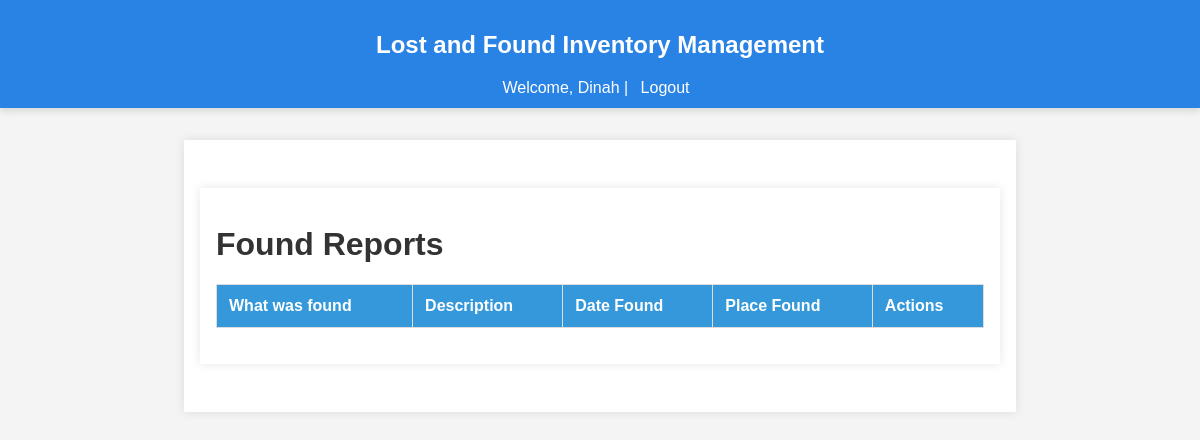
/report/list_found_reports (signed in), run on an earlier commit of the app's database.
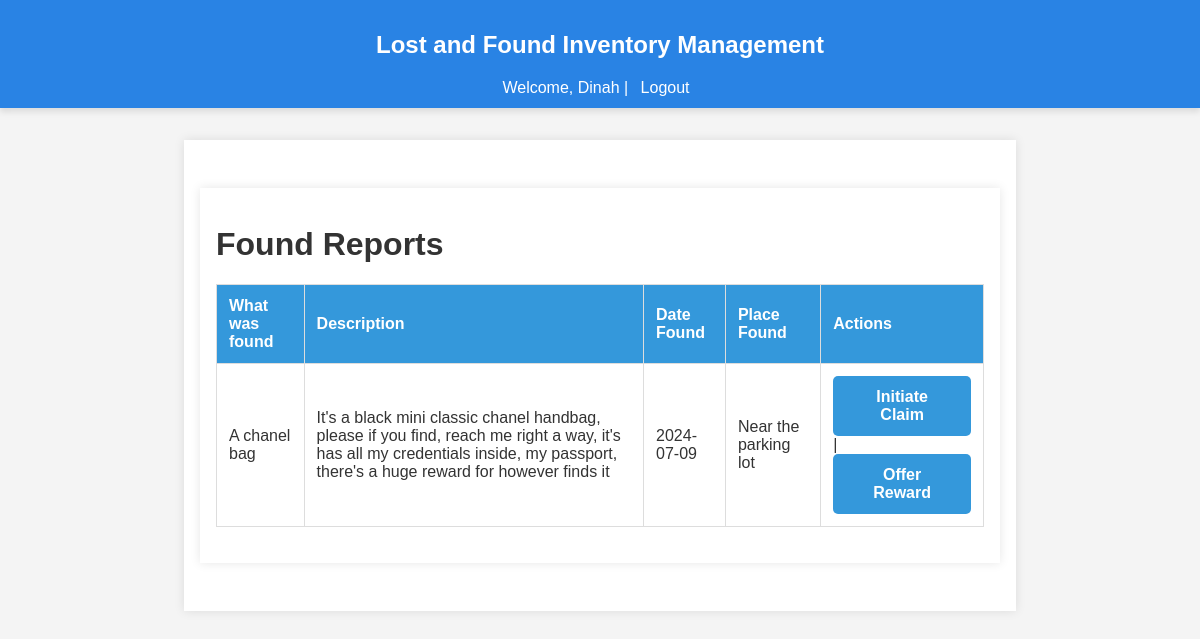
And on a later commit of the database.
### app/models/found_report.py (models this page shows, shortened)
class FoundReport(db.Model):
    id = db.Column(db.Integer, primary_key=True)
    user_id = db.Column(db.Integer, db.ForeignKey('user.id'), nullable=False)
    item_id = db.Column(db.Integer, db.ForeignKey('item.id'), nullable=False)
    item_name = db.Column(db.String(150), nullable=True)
    description = db.Column(db.String(255), nullable=True)
    date_found = db.Column(db.Date, nullable=False)
    time_found = db.Column(db.Time, nullable=False)
    primary_color = db.Column(db.String(50), nullable=True)
    secondary_color = db.Column(db.String(50), nullable=True)
    place_found = db.Column(db.String(255), nullable=False)
    upload_image = db.Column(db.String(250), nullable=True)
    contact = db.Column(db.String(255), nullable=True)  # Contact information
    user = db.relationship('User', back_populates='found_reports')
    item = db.relationship('Item', back_populates='found_reports')
    claims = db.relationship('Claim', back_populates='found_report')

### app/routes/report.py (the view)
@bp.route('/list_found_reports', methods=['GET'])
@login_required
def list_all_found_reports():
    found_reports = FoundReport.query.all()
    return render_template('list_found_reports.html', found_reports=found_reports)

### app/__init__.py (called while the page is built)
def register_extensions(app):
    db.init_app(app)
    migrate.init_app(app, db)
    bcrypt.init_app(app)
    login_manager.init_app(app)
    mail.init_app(app)
    @login_manager.user_loader
    def load_user(user_id):
        return user.User.query.get(int(user_id))

### app/templates/list_found_reports.html
{% extends 'base.html' %}
{% block content %}
<main>
    <h1>Found Reports</h1>
    <table>
        <thead>
            <tr>
                <th>What was found</th>
                <th>Description</th>
                <th>Date Found</th>
                <th>Place Found</th>
                <th>Actions</th>
            </tr>
        </thead>
        <tbody>
            {% for report in found_reports %}
            <tr>
                <td>{{ report.item_name }}</td>
                <td>{{ report.description }}</td>
                <td>{{ report.date_found.strftime('%Y-%m-%d') }}</td>
                <td>{{ report.place_found }}</td>
                <td>
                    <a href="{{ url_for('report.initiate_claim', found_report_id=report.id) }}" class="btn">Initiate Claim</a> |
                    <a href="{{ url_for('report.offer_reward', found_report_id=report.id) }}" class="btn">Offer Reward</a>
                </td>
            </tr>
            {% endfor %}
        </tbody>
    </table>
</main>
{% endblock %}

What changed in the data, as far as the page shows it:
added FoundReport: item_name "A chanel bag", description "It's a black mini classic chanel handbag, please if you find, reach me right a way, it's has all my credentials inside, my passport, there's a huge reward for however finds it", date_found "2024-07-09", place_found "Near the parking lot"
